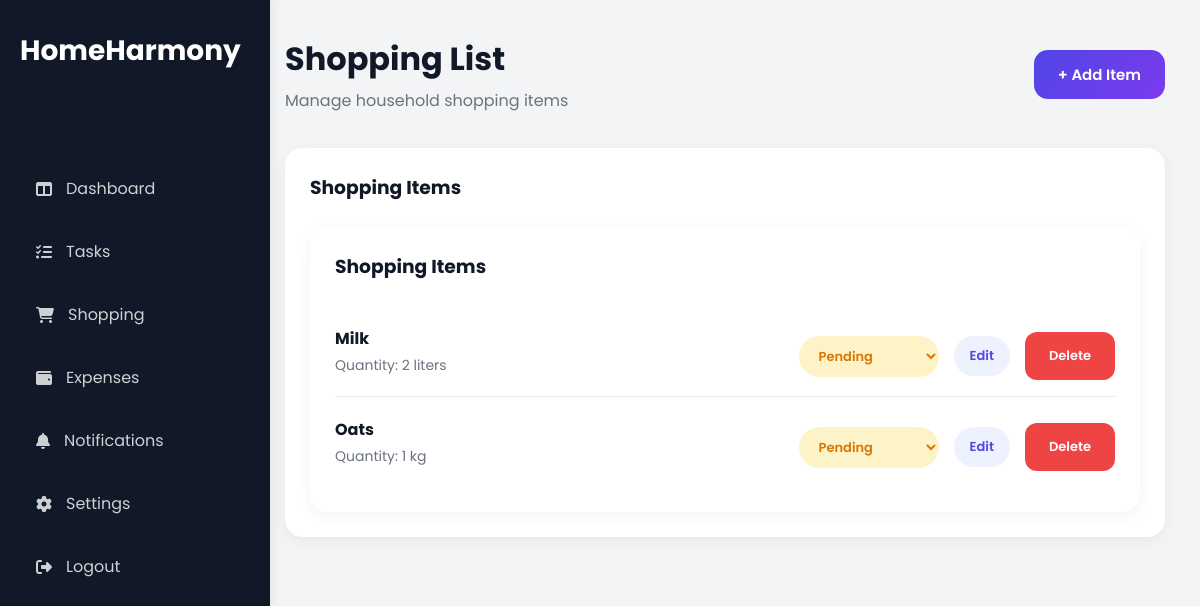
/shopping (signed in), run on the app's committed database.
### app/models/shopping_model.py (models this page shows)
class ShoppingItem(db.Model):
    __tablename__ = "shopping_items"
    id = db.Column(
        db.Integer,
        primary_key=True
    )
    item_name = db.Column(
        db.String(100),
        nullable=False
    )
    quantity = db.Column(
        db.String(50)
    )
    status = db.Column(
        db.String(20),
        default="Pending"
    )
    household_id = db.Column(
        db.Integer,
        db.ForeignKey("households.id")
    )

### app/shopping/routes.py (the view)
@shopping_bp.route("/shopping")
@login_required
def shopping_list():
    items = ShoppingItem.query.filter_by(
        household_id=current_user.household_id
    ).all()
    return render_template(
        "shopping/shopping_list.html",
        items=items
    )

### app/models/user_model.py (called while the page is built)
@login_manager.user_loader
def load_user(user_id):
    return User.query.get(int(user_id))

### app/templates/shopping/shopping_list.html (shortened to what this page needs)
{% extends "layout/base.html" %}
{% block content %}
<div class="topbar">
    <div>
        <h1>
            Shopping List
        </h1>
        <p>
            Manage household shopping items
        </p>
    </div>
    <a
    href="/create-shopping"
    class="create-btn">
        + Add Item
    </a>
</div>
<div class="card">
    <div class="card-header">
        <h3>
            Shopping Items
        </h3>
    </div>
    <div class="card">
    <div class="card-header">
        <h3>
            Shopping Items
        </h3>
    </div>
    {% if items %}
{% for item in items %}
<div class="task-item">
    <div>
        <h4>
            {{ item.item_name }}
        </h4>
        <p>
            Quantity: {{ item.quantity }}
        </p>
    </div>
    <div class="task-actions">
        <form
        action="{{ url_for('shopping.update_shopping_status',
        item_id=item.id) }}"
        method="POST">
            <select
            name="status"
            class="status-select
            {% if item.status == 'Pending' %}
                pending-status
            {% elif item.status == 'In Progress' %}
                progress-status
            {% else %}
                completed-status
            {% endif %}"
            onchange="this.form.submit()">
                <option value="Pending"
                {% if item.status == "Pending" %}
                selected
                {% endif %}>
                Pending
                </option>
            </select>
        </form>
        <a
        href="{{ url_for(
        'shopping.edit_shopping',
        item_id=item.id
        ) }}"
        class="edit-btn">
            Edit
        </a>
        <a
        href="{{ url_for(
        'shopping.delete_shopping',
        item_id=item.id
        ) }}"
        class="delete-btn"
        onclick="return confirm(
        'Delete this item?'
        )">
            Delete
        </a>
    </div>
</div>
{% endfor %}
{% else %}
<p>
    No shopping items added yet.
</p>
{% endif %}
</div>
</div>
{% endblock %}

### app/static/css/dashboard.css (style rules this page uses)
* { margin: 0; padding: 0; box-sizing: border-box; font-family: "Poppins", sans-serif; }
body { background: #f3f4f6; }
.topbar { display: flex; justify-content: space-between; align-items: center; margin-bottom: 35px; }
.topbar h1 { font-size: 32px; color: #111827; }
.topbar p { color: #6b7280; margin-top: 5px; }
.card { background: white; border-radius: 18px; padding: 25px; box-shadow: 0 4px 15px rgba(0,0,0,0.05); }
.card-header { display: flex; justify-content: space-between; align-items: center; margin-bottom: 25px; }
.card-header h3 { color: #111827; }
.task-item, .expense-item { display: flex; justify-content: space-between; align-items: center; padding: 16px 0; border-bottom: 1px solid #e5e7eb; }
.task-item:last-child, .expense-item:last-child { border-bottom: none; }
.task-item h4, .expense-item h4 { color: #111827; margin-bottom: 4px; }
.task-item p, .expense-item p { color: #6b7280; font-size: 14px; }
.task-actions { display:flex; justify-content:flex-end; gap:15px; }
.create-btn { border:none; padding:12px 22px; border-radius:12px; background:#4f46e5; color:white; font-weight:600; cursor:pointer; text-decoration:none; }
.status-select { border:none; border-radius:999px; padding:10px 18px; font-size:13px; font-weight:600; cursor:pointer; outline:none; min-width:140px; appearance:auto; }
.pending-status { background:#FEF3C7; color:#D97706; }
.task-actions { display:flex; align-items:center; gap:12px; }
.delete-btn { text-decoration:none; background:#fee2e2; color:#dc2626; padding:10px 16px; border-radius:999px; font-size:13px; font-weight:600; transition:.3s; }
.status-select { border:none; border-radius:999px; padding:10px 16px; font-size:13px; font-weight:600; cursor:pointer; min-width:140px; }
.edit-btn { text-decoration:none; background:#EEF2FF; color:#4F46E5; padding:10px 16px; border-radius:999px; font-size:13px; font-weight:600; }
.task-actions { display:flex; justify-content:flex-end; gap:15px; margin-top:10px; }
.create-btn { border:none; text-decoration:none; padding:13px 24px; border-radius:14px; background: linear-gradient( 135deg, #4f46e5, #7c3aed ); color:white; font-size:15px; font-weight:600; cursor:pointer; transition:.3s; }
.delete-btn { text-decoration:none; background:#FEE2E2; color:#DC2626; padding:10px 16px; border-radius:999px; font-size:13px; font-weight:600; }
.delete-btn { background:#ef4444; color:white; text-decoration:none; padding:14px 24px; border-radius:12px; display:flex; align-items:center; justify-content:center; gap:10px; font-weight:600; }

### data on the page
ShoppingItem: item_name "Milk", quantity "2 liters", status "Pending"
ShoppingItem: item_name "Oats", quantity "1 kg", status "Pending"
